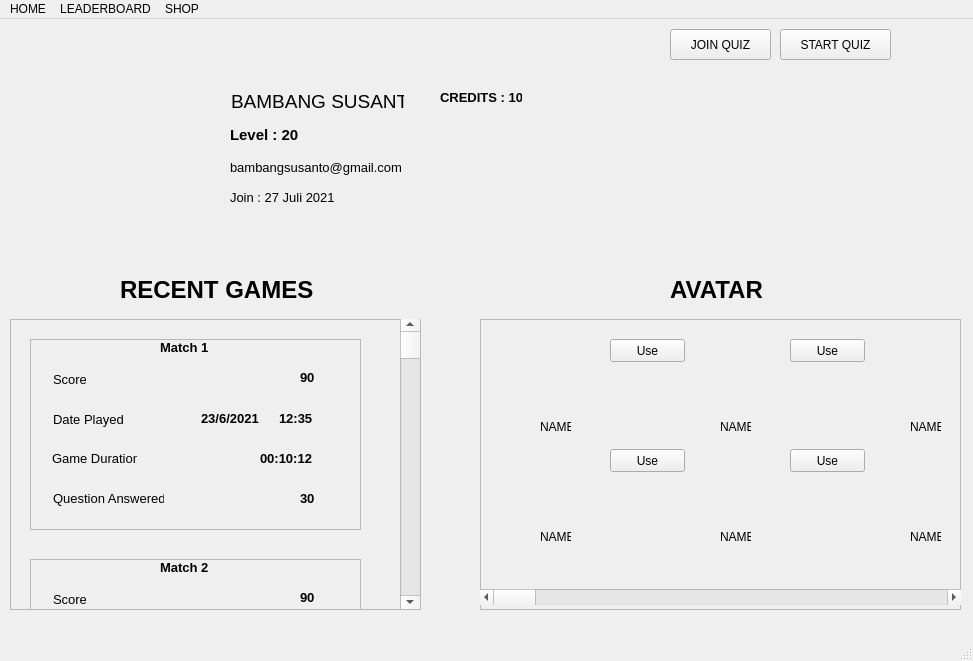
<?xml version="1.0" encoding="UTF-8"?>
<ui version="4.0">
 <class>MainWindow</class>
 <widget class="QMainWindow" name="MainWindow">
  <property name="geometry">
   <rect>
    <x>0</x>
    <y>0</y>
    <width>973</width>
    <height>661</height>
   </rect>
  </property>
  <property name="windowTitle">
   <string>MainWindow</string>
  </property>
  <widget class="QWidget" name="centralwidget">
   <widget class="QPushButton" name="pushButton">
    <property name="geometry">
     <rect>
      <x>780</x>
      <y>10</y>
      <width>111</width>
      <height>31</height>
     </rect>
    </property>
    <property name="text">
     <string>START QUIZ</string>
    </property>
   </widget>
   <widget class="QPushButton" name="pushButton_2">
    <property name="geometry">
     <rect>
      <x>670</x>
      <y>10</y>
      <width>101</width>
      <height>31</height>
     </rect>
    </property>
    <property name="text">
     <string>JOIN QUIZ</string>
    </property>
   </widget>
   <widget class="QWidget" name="verticalLayoutWidget">
    <property name="geometry">
     <rect>
      <x>40</x>
      <y>70</y>
      <width>161</width>
      <height>141</height>
     </rect>
    </property>
    <layout class="QVBoxLayout" name="verticalLayout"/>
   </widget>
   <widget class="QLabel" name="label">
    <property name="geometry">
     <rect>
      <x>231</x>
      <y>71</y>
      <width>173</width>
      <height>23</height>
     </rect>
    </property>
    <property name="font">
     <font>
      <pointsize>14</pointsize>
     </font>
    </property>
    <property name="text">
     <string>BAMBANG SUSANTO</string>
    </property>
   </widget>
   <widget class="QLabel" name="label_2">
    <property name="geometry">
     <rect>
      <x>230</x>
      <y>100</y>
      <width>81</width>
      <height>31</height>
     </rect>
    </property>
    <property name="font">
     <font>
      <pointsize>11</pointsize>
      <weight>75</weight>
      <bold>true</bold>
     </font>
    </property>
    <property name="text">
     <string>Level : 20</string>
    </property>
   </widget>
   <widget class="QLabel" name="label_3">
    <property name="geometry">
     <rect>
      <x>230</x>
      <y>140</y>
      <width>171</width>
      <height>16</height>
     </rect>
    </property>
    <property name="font">
     <font>
      <pointsize>10</pointsize>
     </font>
    </property>
    <property name="text">
     <string>bambangsusanto@gmail.com</string>
    </property>
   </widget>
   <widget class="QLabel" name="label_4">
    <property name="geometry">
     <rect>
      <x>230</x>
      <y>170</y>
      <width>171</width>
      <height>16</height>
     </rect>
    </property>
    <property name="font">
     <font>
      <pointsize>10</pointsize>
     </font>
    </property>
    <property name="text">
     <string>Join : 27 Juli 2021</string>
    </property>
   </widget>
   <widget class="QLabel" name="label_5">
    <property name="geometry">
     <rect>
      <x>120</x>
      <y>250</y>
      <width>201</width>
      <height>41</height>
     </rect>
    </property>
    <property name="font">
     <font>
      <pointsize>18</pointsize>
      <weight>75</weight>
      <bold>true</bold>
     </font>
    </property>
    <property name="text">
     <string>RECENT GAMES</string>
    </property>
   </widget>
   <widget class="QLabel" name="label_6">
    <property name="geometry">
     <rect>
      <x>670</x>
      <y>250</y>
      <width>101</width>
      <height>41</height>
     </rect>
    </property>
    <property name="font">
     <font>
      <pointsize>18</pointsize>
      <weight>75</weight>
      <bold>true</bold>
     </font>
    </property>
    <property name="text">
     <string>AVATAR</string>
    </property>
   </widget>
   <widget class="QLabel" name="label_7">
    <property name="geometry">
     <rect>
      <x>440</x>
      <y>70</y>
      <width>82</width>
      <height>16</height>
     </rect>
    </property>
    <property name="font">
     <font>
      <pointsize>10</pointsize>
      <weight>75</weight>
      <bold>true</bold>
     </font>
    </property>
    <property name="text">
     <string>CREDITS : 10</string>
    </property>
   </widget>
   <widget class="QWidget" name="verticalLayoutWidget_2">
    <property name="geometry">
     <rect>
      <x>10</x>
      <y>300</y>
      <width>411</width>
      <height>291</height>
     </rect>
    </property>
    <layout class="QVBoxLayout" name="verticalLayout_2">
     <item>
      <widget class="QFrame" name="frame_2">
       <property name="frameShape">
        <enum>QFrame::StyledPanel</enum>
       </property>
       <property name="frameShadow">
        <enum>QFrame::Raised</enum>
       </property>
       <widget class="QScrollBar" name="verticalScrollBar">
        <property name="geometry">
         <rect>
          <x>490</x>
          <y>0</y>
          <width>20</width>
          <height>291</height>
         </rect>
        </property>
        <property name="orientation">
         <enum>Qt::Vertical</enum>
        </property>
       </widget>
       <widget class="QWidget" name="verticalLayoutWidget_4">
        <property name="geometry">
         <rect>
          <x>20</x>
          <y>20</y>
          <width>331</width>
          <height>191</height>
         </rect>
        </property>
        <layout class="QVBoxLayout" name="verticalLayout_4">
         <item>
          <widget class="QFrame" name="frame_3">
           <property name="frameShape">
            <enum>QFrame::StyledPanel</enum>
           </property>
           <property name="frameShadow">
            <enum>QFrame::Raised</enum>
           </property>
           <widget class="QLabel" name="label_8">
            <property name="geometry">
             <rect>
              <x>130</x>
              <y>0</y>
              <width>51</width>
              <height>16</height>
             </rect>
            </property>
            <property name="font">
             <font>
              <pointsize>10</pointsize>
              <weight>75</weight>
              <bold>true</bold>
             </font>
            </property>
            <property name="text">
             <string>Match 1</string>
            </property>
           </widget>
           <widget class="QLabel" name="label_9">
            <property name="geometry">
             <rect>
              <x>23</x>
              <y>32</y>
              <width>33</width>
              <height>16</height>
             </rect>
            </property>
            <property name="font">
             <font>
              <pointsize>10</pointsize>
             </font>
            </property>
            <property name="text">
             <string>Score</string>
            </property>
           </widget>
           <widget class="QLabel" name="label_10">
            <property name="geometry">
             <rect>
              <x>23</x>
              <y>72</y>
              <width>71</width>
              <height>16</height>
             </rect>
            </property>
            <property name="font">
             <font>
              <pointsize>10</pointsize>
             </font>
            </property>
            <property name="text">
             <string>Date Played</string>
            </property>
           </widget>
           <widget class="QLabel" name="label_17">
            <property name="geometry">
             <rect>
              <x>22</x>
              <y>111</y>
              <width>85</width>
              <height>16</height>
             </rect>
            </property>
            <property name="font">
             <font>
              <pointsize>10</pointsize>
             </font>
            </property>
            <property name="text">
             <string>Game Duration</string>
            </property>
           </widget>
           <widget class="QLabel" name="label_18">
            <property name="geometry">
             <rect>
              <x>23</x>
              <y>151</y>
              <width>111</width>
              <height>16</height>
             </rect>
            </property>
            <property name="font">
             <font>
              <pointsize>10</pointsize>
             </font>
            </property>
            <property name="text">
             <string>Question Answered</string>
            </property>
           </widget>
           <widget class="QLabel" name="label_24">
            <property name="geometry">
             <rect>
              <x>270</x>
              <y>30</y>
              <width>16</width>
              <height>16</height>
             </rect>
            </property>
            <property name="font">
             <font>
              <pointsize>10</pointsize>
              <weight>75</weight>
              <bold>true</bold>
             </font>
            </property>
            <property name="text">
             <string>90</string>
            </property>
           </widget>
           <widget class="QLabel" name="label_25">
            <property name="geometry">
             <rect>
              <x>249</x>
              <y>71</y>
              <width>37</width>
              <height>16</height>
             </rect>
            </property>
            <property name="font">
             <font>
              <pointsize>10</pointsize>
              <weight>75</weight>
              <bold>true</bold>
             </font>
            </property>
            <property name="text">
             <string>12:35</string>
            </property>
           </widget>
           <widget class="QLabel" name="label_26">
            <property name="geometry">
             <rect>
              <x>230</x>
              <y>111</y>
              <width>58</width>
              <height>16</height>
             </rect>
            </property>
            <property name="font">
             <font>
              <pointsize>10</pointsize>
              <weight>75</weight>
              <bold>true</bold>
             </font>
            </property>
            <property name="text">
             <string>00:10:12</string>
            </property>
           </widget>
           <widget class="QLabel" name="label_27">
            <property name="geometry">
             <rect>
              <x>270</x>
              <y>151</y>
              <width>16</width>
              <height>16</height>
             </rect>
            </property>
            <property name="font">
             <font>
              <pointsize>10</pointsize>
              <weight>75</weight>
              <bold>true</bold>
             </font>
            </property>
            <property name="text">
             <string>30</string>
            </property>
           </widget>
           <widget class="QLabel" name="label_28">
            <property name="geometry">
             <rect>
              <x>171</x>
              <y>71</y>
              <width>72</width>
              <height>16</height>
             </rect>
            </property>
            <property name="font">
             <font>
              <pointsize>10</pointsize>
              <weight>75</weight>
              <bold>true</bold>
             </font>
            </property>
            <property name="text">
             <string>23/6/2021</string>
            </property>
           </widget>
          </widget>
         </item>
        </layout>
       </widget>
       <widget class="QWidget" name="verticalLayoutWidget_11">
        <property name="geometry">
         <rect>
          <x>20</x>
          <y>240</y>
          <width>331</width>
          <height>191</height>
         </rect>
        </property>
        <layout class="QVBoxLayout" name="verticalLayout_5">
         <item>
          <widget class="QFrame" name="frame_4">
           <property name="frameShape">
            <enum>QFrame::StyledPanel</enum>
           </property>
           <property name="frameShadow">
            <enum>QFrame::Raised</enum>
           </property>
           <widget class="QLabel" name="label_37">
            <property name="geometry">
             <rect>
              <x>130</x>
              <y>0</y>
              <width>51</width>
              <height>16</height>
             </rect>
            </property>
            <property name="font">
             <font>
              <pointsize>10</pointsize>
              <weight>75</weight>
              <bold>true</bold>
             </font>
            </property>
            <property name="text">
             <string>Match 2</string>
            </property>
           </widget>
           <widget class="QLabel" name="label_38">
            <property name="geometry">
             <rect>
              <x>23</x>
              <y>32</y>
              <width>33</width>
              <height>16</height>
             </rect>
            </property>
            <property name="font">
             <font>
              <pointsize>10</pointsize>
             </font>
            </property>
            <property name="text">
             <string>Score</string>
            </property>
           </widget>
           <widget class="QLabel" name="label_39">
            <property name="geometry">
             <rect>
              <x>23</x>
              <y>72</y>
              <width>61</width>
              <height>16</height>
             </rect>
            </property>
            <property name="font">
             <font>
              <pointsize>10</pointsize>
             </font>
            </property>
            <property name="text">
             <string>Start Time</string>
            </property>
           </widget>
           <widget class="QLabel" name="label_40">
            <property name="geometry">
             <rect>
              <x>22</x>
              <y>111</y>
              <width>85</width>
              <height>16</height>
             </rect>
            </property>
            <property name="font">
             <font>
              <pointsize>10</pointsize>
             </font>
            </property>
            <property name="text">
             <string>Game Duration</string>
            </property>
           </widget>
           <widget class="QLabel" name="label_41">
            <property name="geometry">
             <rect>
              <x>23</x>
              <y>151</y>
              <width>111</width>
              <height>16</height>
             </rect>
            </property>
            <property name="font">
             <font>
              <pointsize>10</pointsize>
             </font>
            </property>
            <property name="text">
             <string>Question Answered</string>
            </property>
           </widget>
           <widget class="QLabel" name="label_42">
            <property name="geometry">
             <rect>
              <x>270</x>
              <y>30</y>
              <width>16</width>
              <height>16</height>
             </rect>
            </property>
            <property name="font">
             <font>
              <pointsize>10</pointsize>
              <weight>75</weight>
              <bold>true</bold>
             </font>
            </property>
            <property name="text">
             <string>90</string>
            </property>
           </widget>
           <widget class="QLabel" name="label_43">
            <property name="geometry">
             <rect>
              <x>230</x>
              <y>72</y>
              <width>58</width>
              <height>16</height>
             </rect>
            </property>
            <property name="font">
             <font>
              <pointsize>10</pointsize>
              <weight>75</weight>
              <bold>true</bold>
             </font>
            </property>
            <property name="text">
             <string>00:00:00</string>
            </property>
           </widget>
           <widget class="QLabel" name="label_44">
            <property name="geometry">
             <rect>
              <x>230</x>
              <y>111</y>
              <width>58</width>
              <height>16</height>
             </rect>
            </property>
            <property name="font">
             <font>
              <pointsize>10</pointsize>
              <weight>75</weight>
              <bold>true</bold>
             </font>
            </property>
            <property name="text">
             <string>00:10:12</string>
            </property>
           </widget>
           <widget class="QLabel" name="label_45">
            <property name="geometry">
             <rect>
              <x>270</x>
              <y>151</y>
              <width>16</width>
              <height>16</height>
             </rect>
            </property>
            <property name="font">
             <font>
              <pointsize>10</pointsize>
              <weight>75</weight>
              <bold>true</bold>
             </font>
            </property>
            <property name="text">
             <string>30</string>
            </property>
           </widget>
          </widget>
         </item>
        </layout>
       </widget>
       <widget class="QScrollBar" name="verticalScrollBar_2">
        <property name="geometry">
         <rect>
          <x>390</x>
          <y>-1</y>
          <width>20</width>
          <height>291</height>
         </rect>
        </property>
        <property name="orientation">
         <enum>Qt::Vertical</enum>
        </property>
       </widget>
      </widget>
     </item>
    </layout>
   </widget>
   <widget class="QWidget" name="verticalLayoutWidget_3">
    <property name="geometry">
     <rect>
      <x>480</x>
      <y>300</y>
      <width>481</width>
      <height>291</height>
     </rect>
    </property>
    <layout class="QVBoxLayout" name="verticalLayout_3">
     <item>
      <widget class="QFrame" name="frame">
       <property name="frameShape">
        <enum>QFrame::StyledPanel</enum>
       </property>
       <property name="frameShadow">
        <enum>QFrame::Raised</enum>
       </property>
       <widget class="QLabel" name="label_11">
        <property name="geometry">
         <rect>
          <x>60</x>
          <y>100</y>
          <width>31</width>
          <height>16</height>
         </rect>
        </property>
        <property name="text">
         <string>NAME</string>
        </property>
       </widget>
       <widget class="QWidget" name="verticalLayoutWidget_5">
        <property name="geometry">
         <rect>
          <x>40</x>
          <y>20</y>
          <width>81</width>
          <height>71</height>
         </rect>
        </property>
        <layout class="QVBoxLayout" name="verticalLayout_6"/>
       </widget>
       <widget class="QPushButton" name="pushButton_3">
        <property name="geometry">
         <rect>
          <x>130</x>
          <y>20</y>
          <width>75</width>
          <height>23</height>
         </rect>
        </property>
        <property name="text">
         <string>Use</string>
        </property>
       </widget>
       <widget class="QLabel" name="label_12">
        <property name="geometry">
         <rect>
          <x>240</x>
          <y>100</y>
          <width>31</width>
          <height>16</height>
         </rect>
        </property>
        <property name="text">
         <string>NAME</string>
        </property>
       </widget>
       <widget class="QPushButton" name="pushButton_4">
        <property name="geometry">
         <rect>
          <x>310</x>
          <y>20</y>
          <width>75</width>
          <height>23</height>
         </rect>
        </property>
        <property name="text">
         <string>Use</string>
        </property>
       </widget>
       <widget class="QWidget" name="verticalLayoutWidget_6">
        <property name="geometry">
         <rect>
          <x>220</x>
          <y>20</y>
          <width>81</width>
          <height>71</height>
         </rect>
        </property>
        <layout class="QVBoxLayout" name="verticalLayout_7"/>
       </widget>
       <widget class="QLabel" name="label_13">
        <property name="geometry">
         <rect>
          <x>60</x>
          <y>210</y>
          <width>31</width>
          <height>16</height>
         </rect>
        </property>
        <property name="text">
         <string>NAME</string>
        </property>
       </widget>
       <widget class="QPushButton" name="pushButton_5">
        <property name="geometry">
         <rect>
          <x>130</x>
          <y>130</y>
          <width>75</width>
          <height>23</height>
         </rect>
        </property>
        <property name="text">
         <string>Use</string>
        </property>
       </widget>
       <widget class="QWidget" name="verticalLayoutWidget_7">
        <property name="geometry">
         <rect>
          <x>40</x>
          <y>130</y>
          <width>81</width>
          <height>71</height>
         </rect>
        </property>
        <layout class="QVBoxLayout" name="verticalLayout_8"/>
       </widget>
       <widget class="QLabel" name="label_14">
        <property name="geometry">
         <rect>
          <x>240</x>
          <y>210</y>
          <width>31</width>
          <height>16</height>
         </rect>
        </property>
        <property name="text">
         <string>NAME</string>
        </property>
       </widget>
       <widget class="QPushButton" name="pushButton_6">
        <property name="geometry">
         <rect>
          <x>310</x>
          <y>130</y>
          <width>75</width>
          <height>23</height>
         </rect>
        </property>
        <property name="text">
         <string>Use</string>
        </property>
       </widget>
       <widget class="QWidget" name="verticalLayoutWidget_8">
        <property name="geometry">
         <rect>
          <x>220</x>
          <y>130</y>
          <width>81</width>
          <height>71</height>
         </rect>
        </property>
        <layout class="QVBoxLayout" name="verticalLayout_9"/>
       </widget>
       <widget class="QLabel" name="label_15">
        <property name="geometry">
         <rect>
          <x>430</x>
          <y>100</y>
          <width>31</width>
          <height>16</height>
         </rect>
        </property>
        <property name="text">
         <string>NAME</string>
        </property>
       </widget>
       <widget class="QPushButton" name="pushButton_7">
        <property name="geometry">
         <rect>
          <x>500</x>
          <y>20</y>
          <width>75</width>
          <height>23</height>
         </rect>
        </property>
        <property name="text">
         <string>Use</string>
        </property>
       </widget>
       <widget class="QWidget" name="verticalLayoutWidget_9">
        <property name="geometry">
         <rect>
          <x>410</x>
          <y>20</y>
          <width>81</width>
          <height>71</height>
         </rect>
        </property>
        <layout class="QVBoxLayout" name="verticalLayout_10"/>
       </widget>
       <widget class="QLabel" name="label_16">
        <property name="geometry">
         <rect>
          <x>430</x>
          <y>210</y>
          <width>31</width>
          <height>16</height>
         </rect>
        </property>
        <property name="text">
         <string>NAME</string>
        </property>
       </widget>
       <widget class="QPushButton" name="pushButton_8">
        <property name="geometry">
         <rect>
          <x>500</x>
          <y>130</y>
          <width>75</width>
          <height>23</height>
         </rect>
        </property>
        <property name="text">
         <string>Use</string>
        </property>
       </widget>
       <widget class="QWidget" name="verticalLayoutWidget_10">
        <property name="geometry">
         <rect>
          <x>410</x>
          <y>130</y>
          <width>81</width>
          <height>71</height>
         </rect>
        </property>
        <layout class="QVBoxLayout" name="verticalLayout_11"/>
       </widget>
       <widget class="QScrollBar" name="horizontalScrollBar">
        <property name="geometry">
         <rect>
          <x>0</x>
          <y>270</y>
          <width>481</width>
          <height>16</height>
         </rect>
        </property>
        <property name="orientation">
         <enum>Qt::Horizontal</enum>
        </property>
       </widget>
      </widget>
     </item>
    </layout>
   </widget>
  </widget>
  <widget class="QMenuBar" name="menubar">
   <property name="geometry">
    <rect>
     <x>0</x>
     <y>0</y>
     <width>973</width>
     <height>21</height>
    </rect>
   </property>
   <widget class="QMenu" name="menuHOME">
    <property name="title">
     <string>HOME</string>
    </property>
   </widget>
   <widget class="QMenu" name="menuLEADERBOARD">
    <property name="title">
     <string>LEADERBOARD</string>
    </property>
   </widget>
   <widget class="QMenu" name="menuSHOP">
    <property name="title">
     <string>SHOP</string>
    </property>
   </widget>
   <addaction name="menuHOME"/>
   <addaction name="menuLEADERBOARD"/>
   <addaction name="menuSHOP"/>
  </widget>
  <widget class="QStatusBar" name="statusbar"/>
 </widget>
 <resources/>
 <connections/>
</ui>
